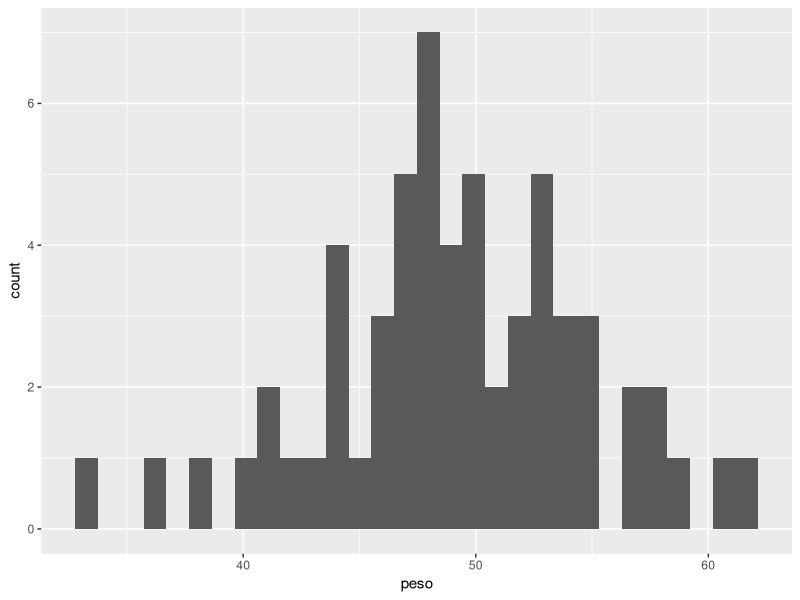
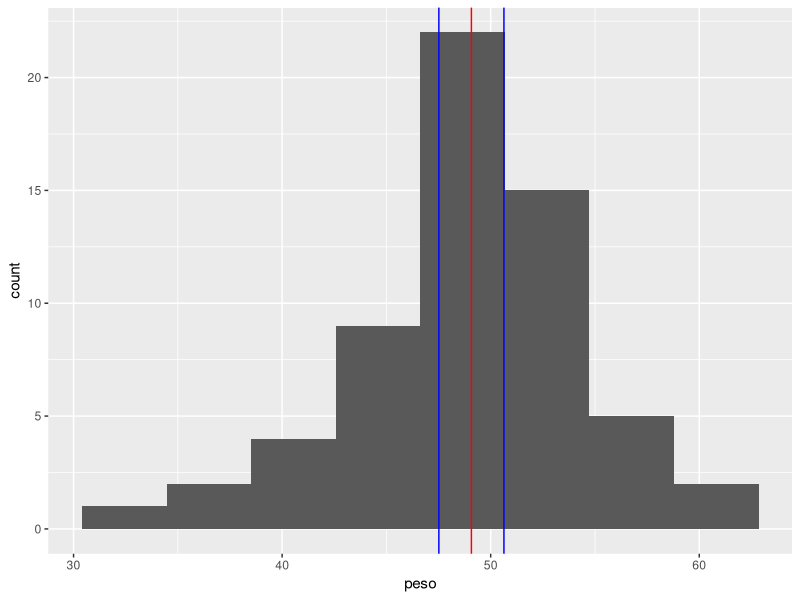

Write the R code that produced these figures, in order.
#P3
#Deivid da silva galvao

#Questão 1
#lendo arquivo csv
# arq deve estar na mesma pasta
# abrir bloco de notas para verificar a sepercao dos dados
dados=read.csv('p3ex1.csv', sep = ',',dec='.',header = T)

install.packages("ggplot2")
# Carregando a biblioteca ggplot2
library(ggplot2)
# IC para media
mean(dados$peso)
t.test(dados$peso,conf.level = 0.96)
ggplot(dados,aes(peso))+geom_histogram()
ggplot(dados,aes(peso))+geom_histogram(bins = 8)+geom_vline(xintercept=49.07522  ,col= 'red')+
  geom_vline(xintercept=c(47.51532 ,50.63513),col='blue')

#Questão 2

dados2=read.csv('p3ex2.csv', sep = ',',dec='.',header = T)
contagem=table(dados2$tamanho)
incorretas=contagem["incorreto"]
prop.test(53, 100, conf.level = 0.96)


#Questão 3

dados3=read.csv('p3ex3.csv', sep = ',',dec='.',header = T)
t.test(dados3$tempo, mu = 50, alternative = "greater", conf.level = 0.95)



# Questao 4
dados4=read.csv('p3ex4.csv', sep = ',',dec='.',header = T)
t.test(dados4$antes, dados4$depois, alternative = "two.sided", conf.level = 0.94, paired = T)


# Questão 5
dados5=read.csv('p3ex5.csv', sep = ',',dec='.',header = T)
t.test(dados5$A, dados5$B, alternative = "two.sided", conf.level = 0.92)




